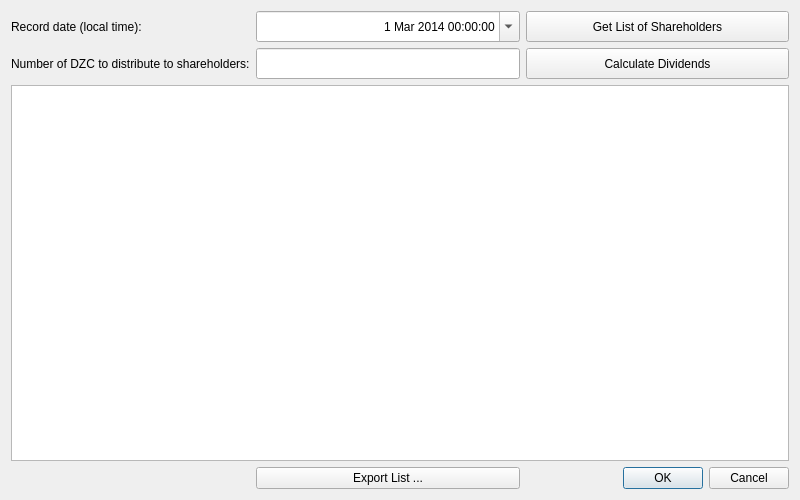
<?xml version="1.0" encoding="UTF-8"?>
<ui version="4.0">
 <class>DistributeDivDialog</class>
 <widget class="QDialog" name="DistributeDivDialog">
  <property name="windowModality">
   <enum>Qt::ApplicationModal</enum>
  </property>
  <property name="geometry">
   <rect>
    <x>0</x>
    <y>0</y>
    <width>800</width>
    <height>500</height>
   </rect>
  </property>
  <property name="sizePolicy">
   <sizepolicy hsizetype="MinimumExpanding" vsizetype="MinimumExpanding">
    <horstretch>0</horstretch>
    <verstretch>0</verstretch>
   </sizepolicy>
  </property>
  <property name="minimumSize">
   <size>
    <width>400</width>
    <height>200</height>
   </size>
  </property>
  <property name="windowTitle">
   <string>Distribute Dividends</string>
  </property>
  <property name="toolTip">
   <string/>
  </property>
  <property name="locale">
   <locale language="English" country="UnitedStates"/>
  </property>
  <property name="modal">
   <bool>true</bool>
  </property>
  <layout class="QGridLayout" name="gridLayout">
   <item row="2" column="0" colspan="3">
    <widget class="QTableView" name="tableView"/>
   </item>
   <item row="1" column="2">
    <widget class="QPushButton" name="calcDividendsButton">
     <property name="minimumSize">
      <size>
       <width>141</width>
       <height>31</height>
      </size>
     </property>
     <property name="text">
      <string>Calculate Dividends</string>
     </property>
    </widget>
   </item>
   <item row="1" column="0">
    <widget class="QLabel" name="label">
     <property name="text">
      <string>Number of DZC to distribute to shareholders:</string>
     </property>
     <property name="alignment">
      <set>Qt::AlignLeading|Qt::AlignLeft|Qt::AlignVCenter</set>
     </property>
    </widget>
   </item>
   <item row="1" column="1">
    <widget class="QLineEdit" name="totalDividend">
     <property name="minimumSize">
      <size>
       <width>111</width>
       <height>31</height>
      </size>
     </property>
     <property name="inputMethodHints">
      <set>Qt::ImhFormattedNumbersOnly</set>
     </property>
     <property name="text">
      <string notr="true"/>
     </property>
     <property name="alignment">
      <set>Qt::AlignRight|Qt::AlignTrailing|Qt::AlignVCenter</set>
     </property>
    </widget>
   </item>
   <item row="0" column="0">
    <widget class="QLabel" name="label_2">
     <property name="text">
      <string>Record date (local time):</string>
     </property>
     <property name="alignment">
      <set>Qt::AlignLeading|Qt::AlignLeft|Qt::AlignVCenter</set>
     </property>
    </widget>
   </item>
   <item row="0" column="2">
    <widget class="QPushButton" name="getShareholdsListButton">
     <property name="minimumSize">
      <size>
       <width>141</width>
       <height>31</height>
      </size>
     </property>
     <property name="text">
      <string>Get List of Shareholders</string>
     </property>
    </widget>
   </item>
   <item row="4" column="2">
    <widget class="QDialogButtonBox" name="buttonBox">
     <property name="orientation">
      <enum>Qt::Horizontal</enum>
     </property>
     <property name="standardButtons">
      <set>QDialogButtonBox::Cancel|QDialogButtonBox::Ok</set>
     </property>
    </widget>
   </item>
   <item row="0" column="1">
    <widget class="QDateTimeEdit" name="recordDate">
     <property name="minimumSize">
      <size>
       <width>111</width>
       <height>31</height>
      </size>
     </property>
     <property name="toolTip">
      <string>Shareholders on record on this date will receive dividends.</string>
     </property>
     <property name="alignment">
      <set>Qt::AlignRight|Qt::AlignTrailing|Qt::AlignVCenter</set>
     </property>
     <property name="minimumDateTime">
      <datetime>
       <hour>0</hour>
       <minute>0</minute>
       <second>0</second>
       <year>2014</year>
       <month>3</month>
       <day>1</day>
      </datetime>
     </property>
     <property name="currentSection">
      <enum>QDateTimeEdit::DaySection</enum>
     </property>
     <property name="calendarPopup">
      <bool>true</bool>
     </property>
    </widget>
   </item>
   <item row="4" column="1">
    <widget class="QPushButton" name="exportButton">
     <property name="contextMenuPolicy">
      <enum>Qt::DefaultContextMenu</enum>
     </property>
     <property name="text">
      <string>Export List ...</string>
     </property>
    </widget>
   </item>
  </layout>
 </widget>
 <tabstops>
  <tabstop>recordDate</tabstop>
  <tabstop>getShareholdsListButton</tabstop>
  <tabstop>totalDividend</tabstop>
  <tabstop>calcDividendsButton</tabstop>
  <tabstop>tableView</tabstop>
  <tabstop>buttonBox</tabstop>
 </tabstops>
 <resources/>
 <connections>
  <connection>
   <sender>buttonBox</sender>
   <signal>accepted()</signal>
   <receiver>DistributeDivDialog</receiver>
   <slot>accept()</slot>
   <hints>
    <hint type="sourcelabel">
     <x>554</x>
     <y>363</y>
    </hint>
    <hint type="destinationlabel">
     <x>157</x>
     <y>274</y>
    </hint>
   </hints>
  </connection>
  <connection>
   <sender>buttonBox</sender>
   <signal>rejected()</signal>
   <receiver>DistributeDivDialog</receiver>
   <slot>reject()</slot>
   <hints>
    <hint type="sourcelabel">
     <x>554</x>
     <y>363</y>
    </hint>
    <hint type="destinationlabel">
     <x>286</x>
     <y>274</y>
    </hint>
   </hints>
  </connection>
 </connections>
</ui>
